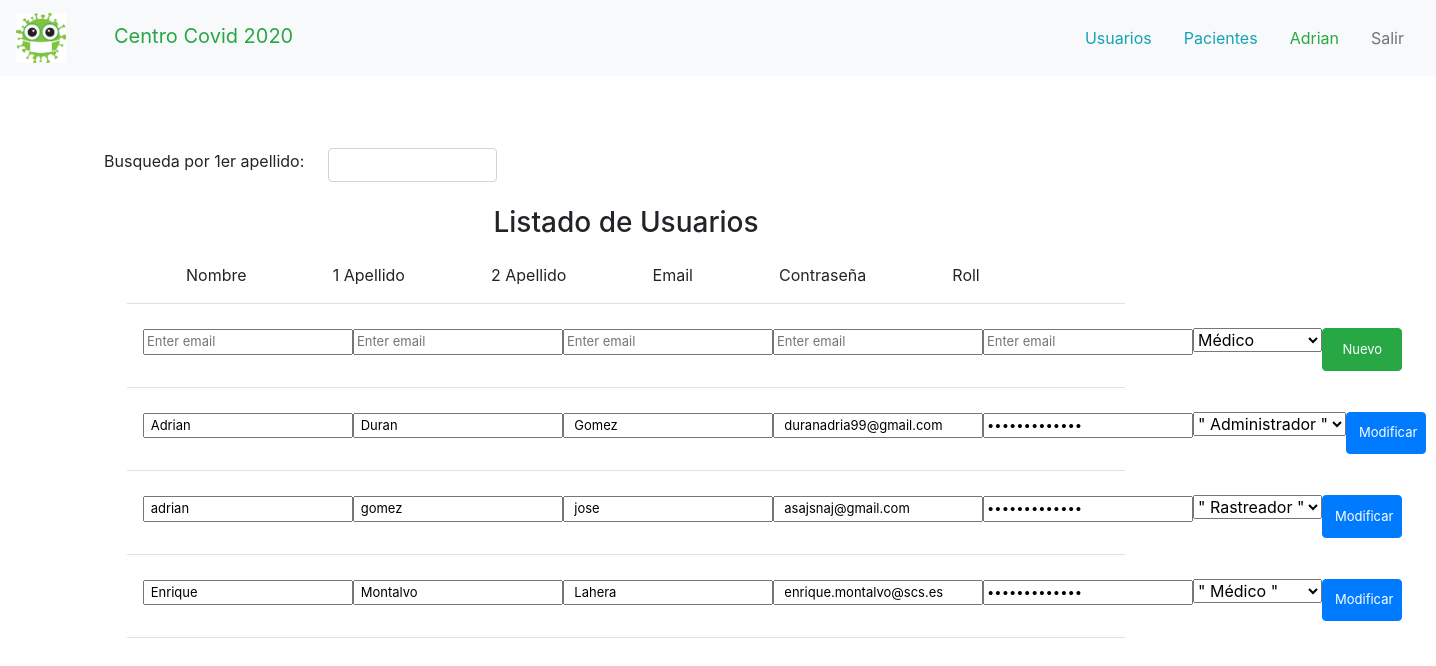
Page /administrador.php (signed in) on the committed database.
### tables this page shows
CREATE TABLE IF NOT EXISTS `user` (
  `ID` int(11) NOT NULL AUTO_INCREMENT,
  `Nombre` varchar(30) NOT NULL,
  `Apellido_1` varchar(30) NOT NULL,
  `Apellido_2` varchar(30) DEFAULT NULL,
  `Email` varchar(60) NOT NULL,
  `Contrasena` varchar(8) NOT NULL,
  `Roll` varchar(13) NOT NULL,
  PRIMARY KEY (`ID`)
);

### bdd/consulta.php (called while the page is built, shortened)
<?php
class Consulta
{
    public static function listado_usuarios($conn)
    {
        $stmt = $conn->prepare("SELECT * FROM `user`");
        $stmt->execute();
        $vista = $stmt->get_result();
        return $vista;
    }
}

### data_source/listado_usuarios.php (called while the page is built, shortened)
<?php
require './bdd/config.php';
require './bdd/consulta.php';
$conn = Cuentas::loginAdmin();
$result = Consulta::listado_usuarios($conn);

### administrador.php (the view, shortened to what this page needs)
<!doctype html>
<html lang="es">
<head>
    <link rel="stylesheet" href="https://stackpath.bootstrapcdn.com/bootstrap/4.3.1/css/bootstrap.min.css"
>
    <link rel="stylesheet" href="css/css.css">
</head>
<body>
    <?php include 'navbar.php';?>
    <div class="container d-flex flex-column justify-content-start p-5 mx-2">
            <div class="row d-flex align-items-center row-1 ml-5">
                <label for="buscador">Busqueda por 1er apellido: </label>
                <input type="text" name="buscador" id="buscador" class="form-control m-4 col-2">
            </div>
            <div id="usuarios" class="row-flex ml-5  col-12">
                <div class="h3 text-center">Listado de Usuarios</div>
                <div class="d-flex justify-content-around  p-3 m-2 border-bottom">
                    <div>Nombre</div>
                    <div>1 Apellido</div>
                    <div>2 Apellido</div>
                    <div>Email</div>
                    <div>Contraseña</div>
                    <div>Roll</div>
                </div>
                <div>
                    <form action="data_source/nuevo_usuario.php" class="d-flex justify-content-around p-3 m-2 border-bottom"
                        method="post">
                        <div class="form-group">
                            <input type="text" name='nombre' placeholder="Enter email" id="newNombre" require>
                        </div>
                        <div class="form-group">
                            <input type="text" name='apellido1' placeholder="Enter email" id="newapellido1" require>
                        </div>
                        <div class="form-group">
                            <input type="text" name='apellido2' placeholder="Enter email" id="newApellido2">
                        </div>
                        <div class="form-group">
                            <input type="email" name='email' placeholder="Enter email" id="newEmail" require>
                        </div>
                        <div class="form-group">
                            <input type='password' name='password' placeholder="Enter email" id="newPass" require>
                        </div>
                        <div class="form-group">
                            <select id='select' name='rol' require>
                                <option value='Medico'>Médico</option>
                            </select>
                        </div>
                        <button name='submit' type="submit" class="btn btn-success col-1">Nuevo</button>
                    </form>
                </div>
                <?php
include 'data_source/listado_usuarios.php';
$rows = $result->num_rows;
for ($i = 1; $i <= $rows;) {
    foreach ($result as $key) {
?>
                    <div id='listado'>
                        <form action='data_source/actualizar_usuarios.php' class='d-flex justify-content-around p-3 m-2 border-bottom' method='post'>
                            <div class='form-group'>
                                <input name='nombre' type='text' value=" <?php echo $key['Nombre'] ?> " require >
                            </div>
                                <div class='form-group'>
                                    <input name='apellido1' type='text' value=" <?php echo $key['Apellido_1']?>  " require>
                                </div>
                                <div class='form-group'>
                                    <input name='apellido2' type='text' value="  <?php echo $key['Apellido_2']?>  " >
                                </div>
                                <div class='form-group'>
                                    <input name='email' type='text' value="  <?php echo $key['Email']?>  " >
                                </div>
                                <div class='form-group'>
                                    <input name='password' type='password' value="   <?php echo $key['Contrasena']?>  " require>
                                </div>
                                <div class='form-group'>
                                    <select id='select' name='rol' require>
                                        <option value="  <?php echo $key['Roll'] ?> ">"   <?php echo $key['Roll']?>  "</option>
                                    </select>
                                </div>
                                <button type='submit' name='submit' value="   <?php echo $key['ID']?>  " class='btn btn-primary col-1'>Modificar</button>
                        </form>
                    </div>
<?php
        $i++;
    }
}
?>
            </div>
    </div>
</body>
</html>

### navbar.php
<?php
$user = '';
if (isset($_SESSION['nombre'])) {
    $user = $_SESSION['nombre'];
}
?>
<nav class="navbar navbar-expand-lg navbar-light bg-light">
    <a class="navbar-brand" href="index.php"><img id='logo' src="img/logo.jpg"><span class="ml-5 text-success">Centro
            Covid
            2020</span></a>
    <div class="collapse navbar-collapse" id="navbarSupportedContent">
        <div class="d-flex ml-auto">
            <?php if ($user == '') {
    echo '
                <a class="nav-link text-info" href="index.php?log=us">Usuarios<span
                        class="sr-only">(current)</span></a>
                <a class="nav-link text-info" href="index.php?log=pa">Pacientes</a>
                ';
} else {
    if (isset($_SESSION['rol'])) {
        if($_SESSION['rol'] == 'Administrador') {
            echo '  <a class="nav-link text-info"  onclick="usuarios()" href="">Usuarios <span class="sr-only">(current)</span></a>
            <a class="nav-link text-info"  onclick="pacientes()" href="#">Pacientes</a>   ';
        }
    }
    echo '<a id="user" class="nav-link text-success" href="modificar_usuario.php">' . $user . '<span
                class="sr-only">(current)</span></a>
                <a class="nav-link text-secondary" href="./data_source/cerrarUsuario.php">Salir<span
                        class="sr-only">(current)</span></a>';
}
?>
        </div>
    </div>
</nav>

### css/css.css (style rules this page uses)
#logo { height: 50px; }
input, button { font-size: small !important; }

### rows in the picture
user: nombre "Adrian", apellido1 "Duran", apellido2 "Gomez", email "duranadria99@gmail.com", $key['ID'] 2 (drawn)
user: nombre "adrian", apellido1 "gomez", apellido2 "jose", email "asajsnaj@gmail.com", $key['ID'] 3 (drawn)
user: nombre "Enrique", apellido1 "Montalvo", apellido2 "Lahera", email "enrique.montalvo@scs.es", $key['ID'] 4 (drawn)

### other values in the picture
$user "Adrian"
